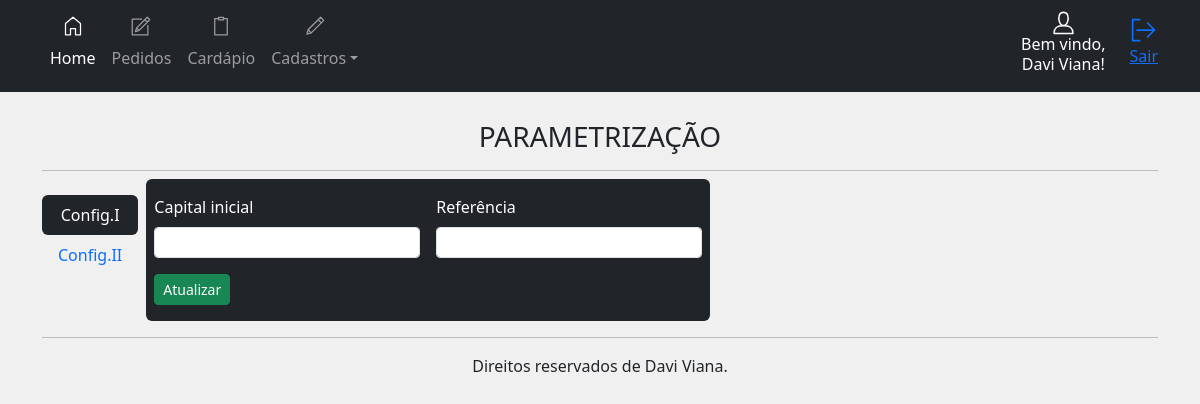
The app's page /painel/cad/config (signed in), older data.
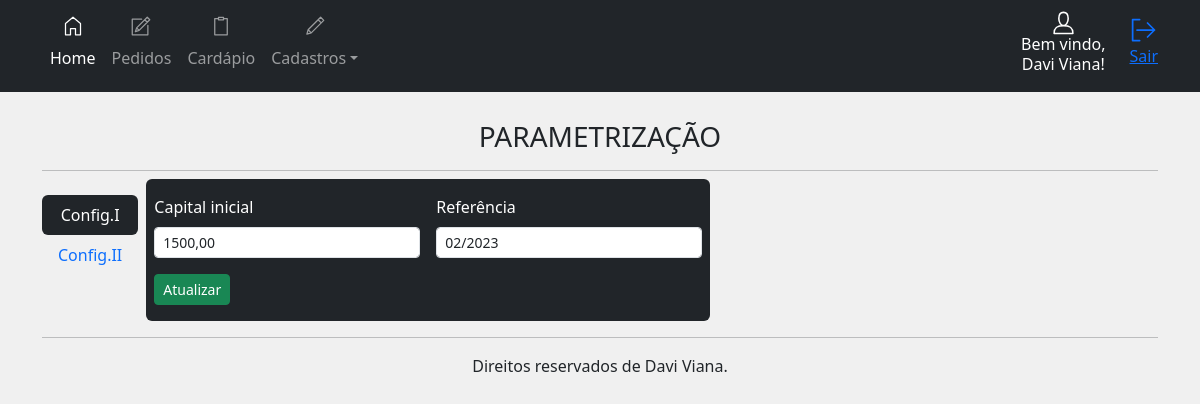
The same page, newer data.
### app/__init__.py (models this page shows, shortened)
class controle(UserMixin, db.Model):
    id = db.Column(db.Integer, primary_key=True, autoincrement=True)
    debito = db.Column(db.String(50))
    dt_ref = db.Column(db.String(50))

### app/cad.py (the view, shortened to what this page needs)
@bp.route('/config', methods=['POST', 'GET'])
@login_required
def config():
    config1 = controle.query.filter_by(id=1).first()
    menu_panel = panel.load_menu()
    return render_template('panel/config.html', config1=config1, menu_panel=menu_panel)

### app/__init__.py (called while the page is built)
@login_manager.user_loader
def get(user):
    return users.query.get(user)

def load_menu():
    empresa = cadempresa.query.filter_by(id=1).first()
    if empresa is None:
        nome_empresa = 'NOME EMPRESA'
    else:
        nome_empresa = empresa.nome_empresa
    nome = current_user.nome
    badgeOrder = pedidos.query.filter_by(situacao='PENDENTE').all()
    return nome, nome_empresa, len(badgeOrder)

### app/templates/panel/config.html (shortened to what this page needs)
{% extends 'panel/home.html' %}
{% block panel %}
<br>
<h3 style="text-align: center;">PARAMETRIZAÇÃO</h3>
<hr>
<div class="d-flex align-items-start pt-2">
    <div class="nav flex-column nav-pills me-3" id="v-pills-tab" role="tablist" aria-orientation="vertical">
        <button class="nav-link active" id="v-pills-home-tab" data-bs-toggle="pill" data-bs-target="#v-pills-home"
            type="button" role="tab" aria-controls="v-pills-home" aria-selected="true">Config.I</button>
         <button class="nav-link" id="v-pills-profile-tab" data-bs-toggle="pill" data-bs-target="#v-pills-profile"
            type="button" role="tab" aria-controls="v-pills-profile" aria-selected="false">Config.II</button>
    </div>
    <div class="tab-content" id="v-pills-tabContent">
        <div class="tab-pane fade show active" id="v-pills-home" role="tabpanel" aria-labelledby="v-pills-home-tab"
            tabindex="0">
            <form class="row g-3 text-bg-dark pb-3 rounded" action="{{url_for('cad.config')}}" method="POST">
                <div class="col-md-6">
                    <label for="debito" class="form-label">Capital inicial</label>
                    <input type="text" class="form-control form-control-sm" id="debito" name="debito" value="{{ config1.debito }}" required>
                </div>
                <div class="col-md-6">
                    <label for="dt_ref" class="form-label">Referência</label>
                    <input type="text" class="form-control form-control-sm" id="dt_ref" name="dt_ref" value="{{ config1.dt_ref }}" required>
                </div>
                <div class="col-12">
                    <button type="submit" class="btn btn-success btn-sm">Atualizar</button>
                </div>
            </form>
        </div>
    </div>
</div>
{% endblock %}

Row changes from the older to the newer data that the page shows:
added controle: debito "1500,00", dt_ref "02/2023"
